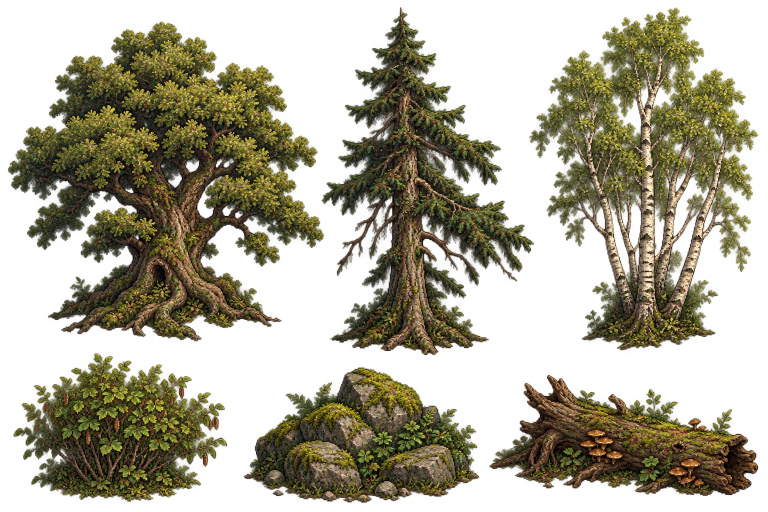
#> input picture godot-poc/art-source/woodland.png, 1536 x 1024 px (shown at 1/2 size); its folder holds 5 pictures in this run
$ python pass07_art.py
#> lines starting #> are read from the running program, lines starting #| are printed output that depends on the picture; after the words box and inside, x2 and y2 are one past the last pixel; in counts of white or black regions, pixels touching at a corner belong together
"""Reproducible project-only crops/atlases. Never changes parent source artwork.
Generated artwork lives in art-source; original production sources remain in ../assets.
Nearest sampling and binary alpha keep the imported pixel silhouettes crisp.
"""
from pathlib import Path
from PIL import Image, ImageDraw
import json, math
from collections import deque

def remove_small_islands(image, minimum=350):
    """Remove disconnected neighboring-sprite fragments, retain weapon components."""
    alpha=image.getchannel('A'); pixels=alpha.load(); seen=set()
    for y in range(image.height):
        for x in range(image.width):
            if not pixels[x,y] or (x,y) in seen: continue
            todo=deque([(x,y)]);seen.add((x,y));component=[]
            while todo:
                px,py=todo.popleft();component.append((px,py))
                for dx,dy in [(-1,0),(1,0),(0,-1),(0,1),(-1,-1),(1,-1),(-1,1),(1,1)]:
                    nx,ny=px+dx,py+dy
                    if 0<=nx<image.width and 0<=ny<image.height and (nx,ny) not in seen and pixels[nx,ny]:
                        seen.add((nx,ny));todo.append((nx,ny))
            if len(component)<minimum:
                for px,py in component: pixels[px,py]=0
    image.putalpha(alpha)
    return image

ROOT = Path(__file__).resolve().parents[1]
OUT = ROOT / 'assets/pass07'
OUT.mkdir(exist_ok=True)
manifest = []

def isolate(sheet, name, rect, root, height, canvas, origin):
#> called with sheet = 'woodland.png', name = 'oak', rect = (0, 0, 650, 705), root = (330, 680), height = 256, canvas = (288, 304), origin = (144, 288)
    im = Image.open(ROOT / 'art-source' / sheet).convert('RGBA')
#> im is the input picture: PIL image 1536x1024 RGBA; mean R, G, B, A 70.6, 64.4, 29.6, 117.8
    part = im.crop(rect)
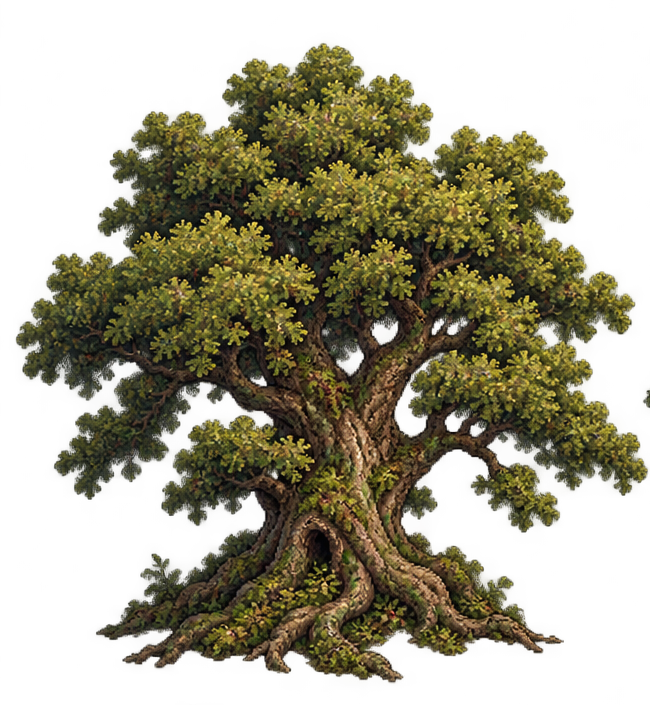
#> part: PIL image 650x705 RGBA; mean R, G, B, A 66.8, 61.5, 27, 126.5; transparent parts drawn white
    alpha = part.getchannel('A').point(lambda v: 255 if v >= 120 else 0)
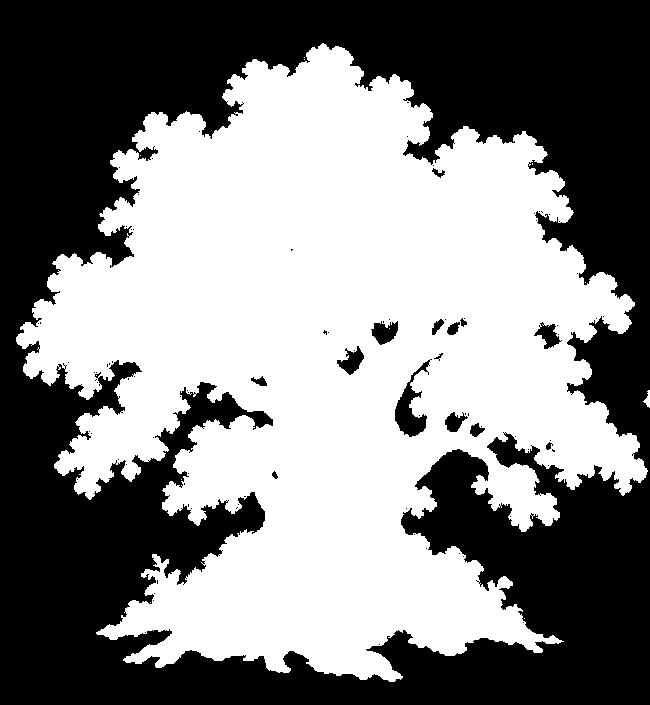
#> alpha: PIL image 650x705 L; 51.2% white; 93 black regions (78 under 20 px), largest, box (x1, y1, x2, y2) and area: (0, 0, 650, 705) 220491, (395, 359, 432, 437) 1036, (371, 321, 398, 345) 415
    part.putalpha(alpha)
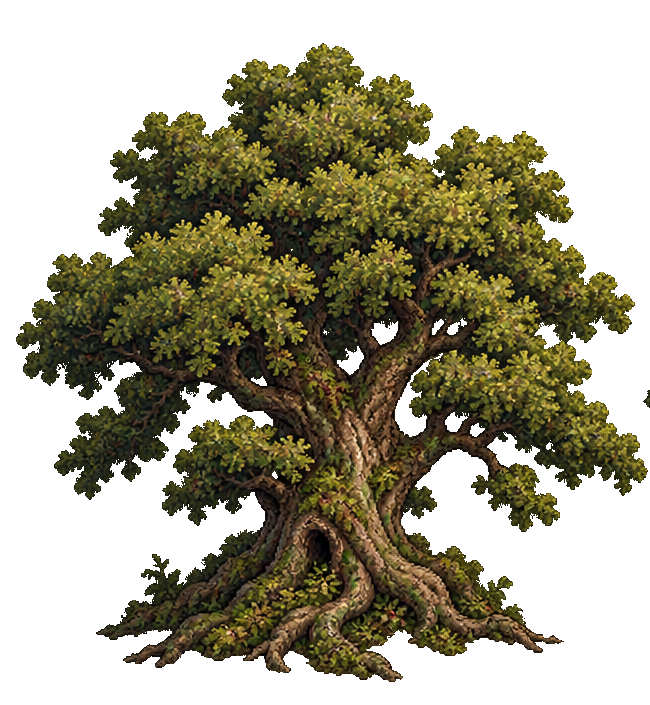
#> part: PIL image 650x705 RGBA; mean R, G, B, A 66.8, 61.5, 27, 130.5; transparent parts drawn white
    box = part.getbbox()
#> box = (16, 43, 650, 682)
    if not box: raise ValueError(name)
    part = part.crop(box)
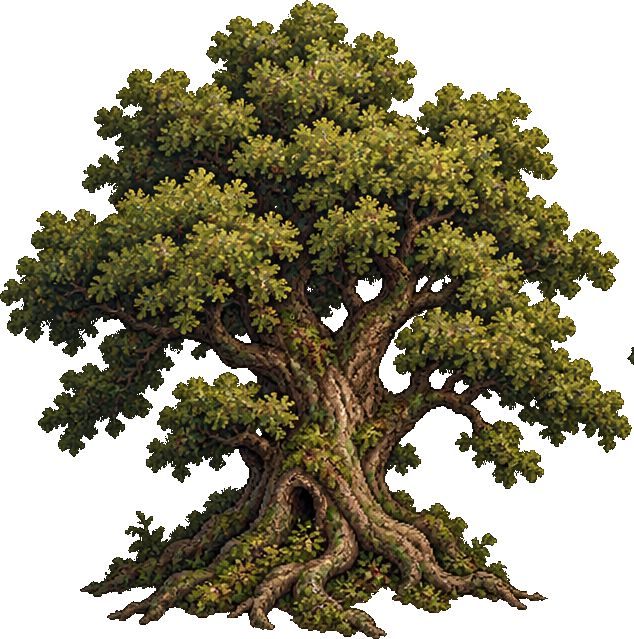
#> part: PIL image 634x639 RGBA; mean R, G, B, A 69.3, 63.7, 28.6, 147.7; transparent parts drawn white
    scale = height / part.height
#> scale = 0.401
    size = (round(part.width * scale), height)
#> size = (254, 256)
    part = part.resize(size, Image.Resampling.NEAREST)
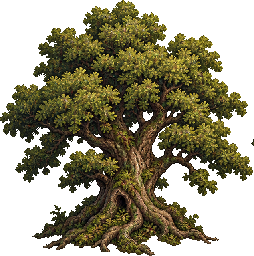
#> part: PIL image 254x256 RGBA; mean R, G, B, A 69.3, 63.7, 28.6, 147.6; transparent parts drawn white
    anchor = ((root[0]-rect[0]-box[0])*scale, (root[1]-rect[1]-box[1])*scale)
#> anchor = (125.8, 255.2)
    dest = Image.new('RGBA', canvas)
#> dest: PIL image 288x304 RGBA; every value is 0
    dest.alpha_composite(part, (round(origin[0]-anchor[0]), round(origin[1]-anchor[1])))
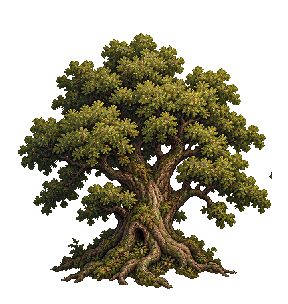
#> dest: PIL image 288x304 RGBA; mean R, G, B, A 34.4, 31.1, 14.6, 109.7; transparent parts drawn white
    dest.save(OUT / (name+'.png'))
    manifest.append(dict(asset=name,source=sheet,rect=rect,source_root=root,origin=origin,canvas=canvas,height=height))
    return dest

for args in [
 ('oak',(0,0,650,705),(330,680),256,(288,304),(144,288)),
 ('pine',(640,0,1080,720),(815,705),288,(256,320),(128,304)),
 ('birch',(1080,0,1536,720),(1290,705),270,(256,304),(128,288)),
 ('shrub',(0,710,480,1024),(240,1005),88,(144,104),(72,96)),
 ('rock',(485,725,965,1024),(740,1000),72,(144,88),(72,80)),
 ('log',(980,730,1536,1024),(1240,1000),68,(176,88),(88,80))]:
    isolate('woodland.png', *args)

# Directional interim: keep the genuine directional silhouette; a very small
# shoulder anticipation is combined with a separately drawn weapon/casting cue.
# These are adaptations, not a claim of 144 newly authored character poses.
dirs = ['right','southeast','down','southwest','left','northwest','up','northeast']
#> dirs = ['right', 'southeast', 'down', 'southwest', 'left', 'northwest', 'up', 'northeast']
for hero in ['knight','mage','rogue']:
    atlas = Image.new('RGBA',(1280,1024))
#> atlas: PIL image 1280x1024 RGBA; every value is 0
    for row,direction in enumerate(dirs):
        angle=row*math.pi/4; ux,uy=math.cos(angle),math.sin(angle)
#> after `angle = row * math.pi / 4`: angle = 0
#> after `ux, uy = (math.cos(angle), math.sin(angle))`: ux = 1; uy = 0
        for f in range(8):
            if direction in ['right','left']:
#> (the run stopped early here; a loop or call above may not have finished)
